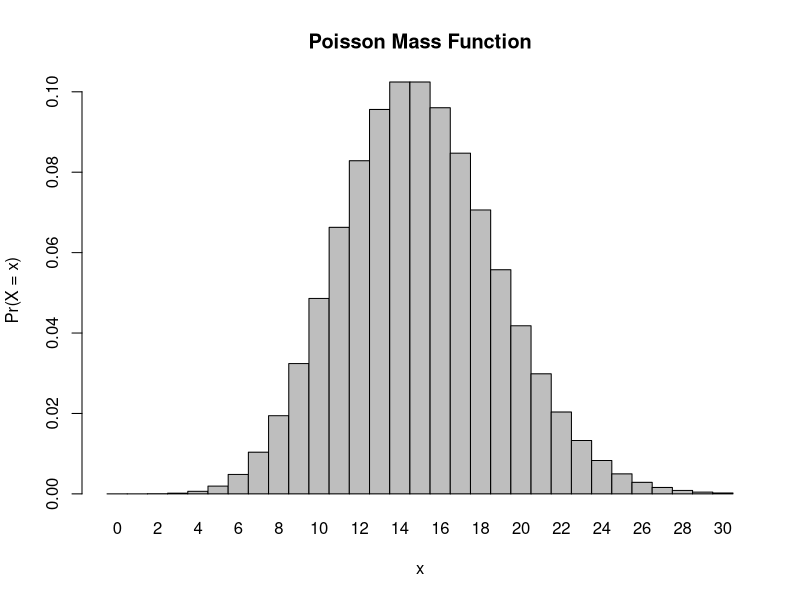
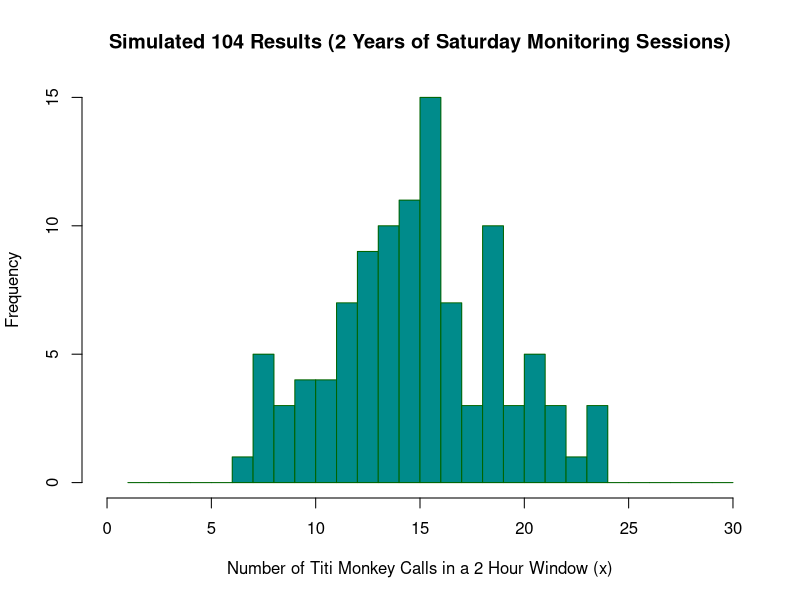

These charts were generated, in order, by the following R code:
## ---- chunk 1
x <- 15 #Define the mean number of calls

probability_less_than_8 <- ppois(8, x) #Calculate the probability of hearing 8 or fewer calls

probability_more_than_8 <- 1 - probability_less_than_8 #Calculate the probability of hearing more than 8 calls

cat("Probability of hearing more than 8 calls", probability_more_than_8) #Result
## ---- chunk 2

x <- 15 #Define the mean number of calls

probability_no_calls <- ppois(0, x) #Calculate the probability of hearing no calls

cat("Probability of hearing no calls in a session", probability_no_calls) #Result
## ---- chunk 3
x <- 15 #Define the mean number of calls

probability_3_calls <- dpois(3, x) #Calculate the probability of hearing exactly 3 calls

cat("Probability of hearing exactly 3 calls in a session", probability_3_calls) #Result
## ---- chunk 4
x <- 0:30 #Assign values in the range of 0 ≤ x ≤ 30 to the variable x
l = 15 #Define lambda
probset <- dpois(x = x, lambda = l) #Create variable to calculate using dpois
barplot(probset, names.arg = x, space = 0, xlab = "x", ylab = "Pr(X = x)", main = "Poisson Mass Function") #Resulting plot
## ---- chunk 5
simulated_results <- rpois(n = 104, lambda = 15)
## ---- chunk 6
hist(simulated_results, xlim = c(0, 30), breaks = seq (1:30),
     main = "Simulated 104 Results (2 Years of Saturday Monitoring Sessions)",
     xlab = "Number of Titi Monkey Calls in a 2 Hour Window (x)",
     ylab = "Frequency",
     col = "darkcyan",
     border = "darkgreen")
